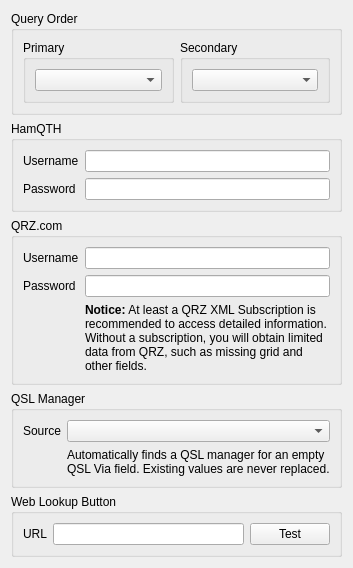
     <widget class="QWidget" name="callbooTab">
      <attribute name="title">
       <string>Callbook</string>
      </attribute>
      <layout class="QVBoxLayout" name="verticalLayout">
       <item>
        <widget class="QGroupBox" name="groupBox_11">
         <property name="title">
          <string>Query Order</string>
         </property>
         <layout class="QHBoxLayout" name="horizontalLayout_3">
          <item>
           <widget class="QGroupBox" name="groupBox_12">
            <property name="title">
             <string>Primary</string>
            </property>
            <layout class="QVBoxLayout" name="verticalLayout_4">
             <item>
              <widget class="QComboBox" name="primaryCallbookCombo"/>
             </item>
            </layout>
           </widget>
          </item>
          <item>
           <widget class="QGroupBox" name="groupBox_13">
            <property name="title">
             <string>Secondary</string>
            </property>
            <layout class="QVBoxLayout" name="verticalLayout_5">
             <item>
              <widget class="QComboBox" name="secondaryCallbookCombo"/>
             </item>
            </layout>
           </widget>
          </item>
         </layout>
        </widget>
       </item>
       <item>
        <widget class="QGroupBox" name="groupBox">
         <property name="title">
          <string>HamQTH</string>
         </property>
         <layout class="QFormLayout" name="formLayout_3">
          <item row="0" column="0">
           <widget class="QLabel" name="hamQthUsernameLabel">
            <property name="text">
             <string>Username</string>
            </property>
           </widget>
          </item>
          <item row="0" column="1">
           <widget class="QLineEdit" name="hamQthUsernameEdit">
            <property name="enabled">
             <bool>true</bool>
            </property>
           </widget>
          </item>
          <item row="1" column="0">
           <widget class="QLabel" name="hamQthPasswordLabel">
            <property name="text">
             <string>Password</string>
            </property>
           </widget>
          </item>
          <item row="1" column="1">
           <widget class="QLineEdit" name="hamQthPasswordEdit">
            <property name="enabled">
             <bool>true</bool>
            </property>
            <property name="echoMode">
             <enum>QLineEdit::Password</enum>
            </property>
           </widget>
          </item>
         </layout>
        </widget>
       </item>
       <item>
        <widget class="QGroupBox" name="groupBox_10">
         <property name="title">
          <string>QRZ.com</string>
         </property>
         <layout class="QFormLayout" name="formLayout_12">
          <item row="0" column="0">
           <widget class="QLabel" name="qrzUsernameLabel">
            <property name="text">
             <string>Username</string>
            </property>
           </widget>
          </item>
          <item row="0" column="1">
           <widget class="QLineEdit" name="qrzUsernameEdit">
            <property name="enabled">
             <bool>true</bool>
            </property>
           </widget>
          </item>
          <item row="1" column="0">
           <widget class="QLabel" name="qrzPasswordLabel">
            <property name="text">
             <string>Password</string>
            </property>
           </widget>
          </item>
          <item row="1" column="1">
           <widget class="QLineEdit" name="qrzPasswordEdit">
            <property name="enabled">
             <bool>true</bool>
            </property>
            <property name="echoMode">
             <enum>QLineEdit::Password</enum>
            </property>
           </widget>
          </item>
          <item row="2" column="1">
           <widget class="QLabel" name="qrzNotice">
            <property name="text">
             <string>&lt;b&gt;Notice:&lt;/b&gt; At least a QRZ XML Subscription is recommended to access detailed information. Without a subscription, you will obtain limited data from QRZ, such as missing grid and other fields.</string>
            </property>
            <property name="wordWrap">
             <bool>true</bool>
            </property>
           </widget>
          </item>
          <item row="2" column="0">
           <widget class="QLabel" name="qrzNoticePadding">
            <property name="text">
             <string notr="true"/>
            </property>
           </widget>
          </item>
         </layout>
        </widget>
       </item>
       <item>
        <widget class="QGroupBox" name="qslManagerGroupBox">
         <property name="title">
          <string>QSL Manager</string>
         </property>
         <layout class="QFormLayout" name="qslManagerFormLayout">
          <item row="0" column="0">
           <widget class="QLabel" name="qslManagerSourceLabel">
            <property name="text">
             <string>Source</string>
            </property>
           </widget>
          </item>
          <item row="0" column="1">
           <widget class="QComboBox" name="qslManagerSourceCombo"/>
          </item>
          <item row="1" column="1">
           <widget class="QLabel" name="qslManagerNoticeLabel">
            <property name="text">
             <string>Automatically finds a QSL manager for an empty QSL Via field. Existing values are never replaced.</string>
            </property>
            <property name="wordWrap">
             <bool>true</bool>
            </property>
           </widget>
          </item>
         </layout>
        </widget>
       </item>
       <item>
        <widget class="QGroupBox" name="groupBox_3">
         <property name="title">
          <string>Web Lookup Button</string>
         </property>
         <layout class="QFormLayout" name="formLayout_10">
          <item row="0" column="0">
           <widget class="QLabel" name="webLookupURLLabel">
            <property name="text">
             <string>URL</string>
            </property>
           </widget>
          </item>
          <item row="0" column="1">
           <layout class="QHBoxLayout" name="horizontalLayout_18">
            <item>
             <widget class="QLineEdit" name="webLookupURLEdit">
              <property name="toolTip">
               <string>Specify the URL to use for quick search. The &lt;DXCALL&gt; macro will be replaced by the current callsign</string>
              </property>
             </widget>
            </item>
            <item>
             <widget class="QPushButton" name="webLookupURLTestButton">
              <property name="toolTip">
               <string>Test URL with your Callsign</string>
              </property>
              <property name="text">
               <string>Test</string>
              </property>
             </widget>
            </item>
           </layout>
          </item>
         </layout>
        </widget>
       </item>
       <item>
        <spacer name="verticalSpacer">
         <property name="orientation">
          <enum>Qt::Vertical</enum>
         </property>
         <property name="sizeHint" stdset="0">
          <size>
           <width>0</width>
           <height>0</height>
          </size>
         </property>
        </spacer>
       </item>
      </layout>
     </widget>
